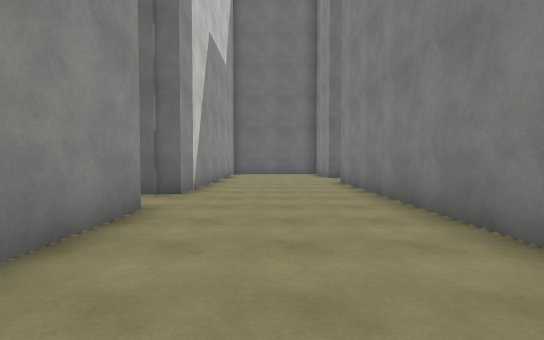
View 1 (above)

18 first-person views from a walk through a Unity game level. The camera is 1.4 m above the floor, tilts 2° down and sees 85° across. The floor is counted in squares, 2 m on a side. Each view is taken from the middle of a square. On the plan, view 1 faces up. The plan holds only what a view shows up to about 10 squares ahead; the rest is blank. The place goes on beyond the plan. The player character is not drawn. Surface patterns are stand-ins for the level's own textures.

View 2
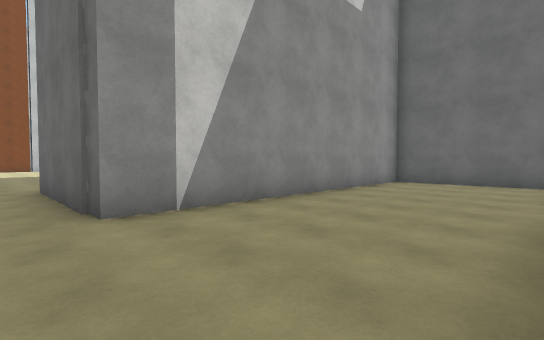

View 3
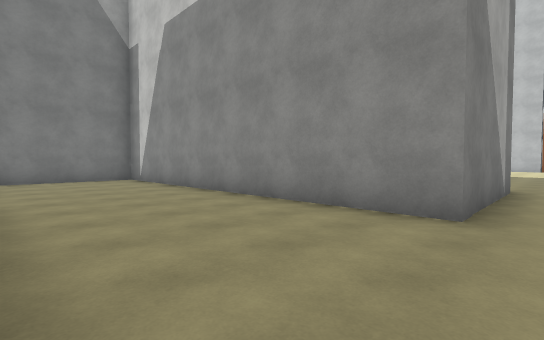

View 4
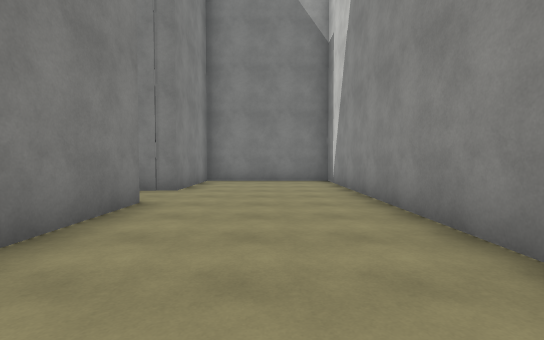

View 5
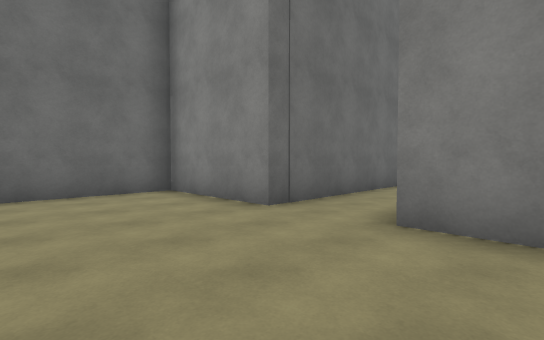

View 6
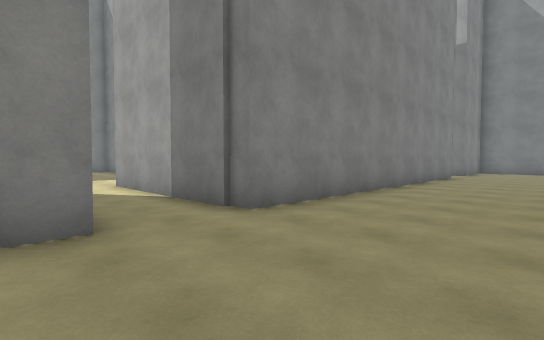

View 7
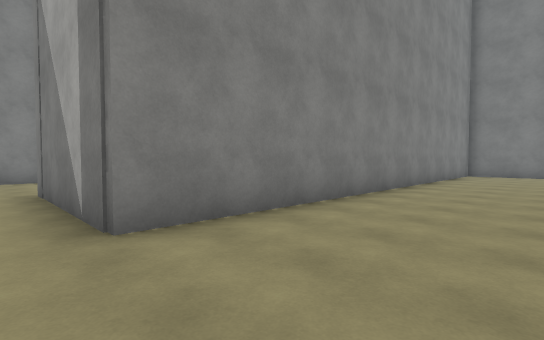

View 8
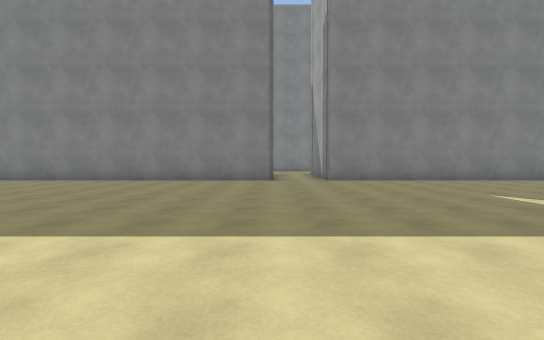

View 9
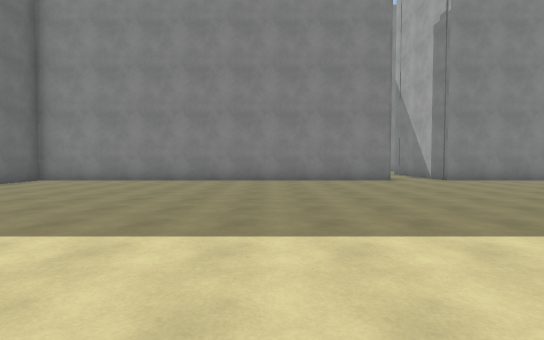

View 10
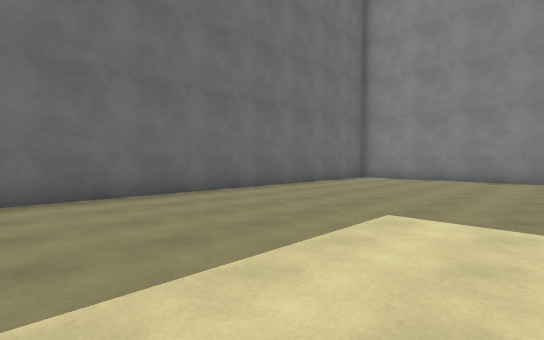

View 11
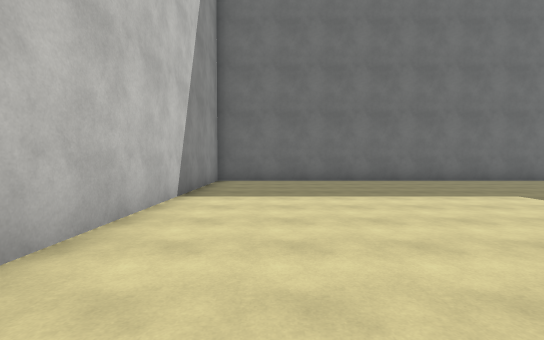

View 12
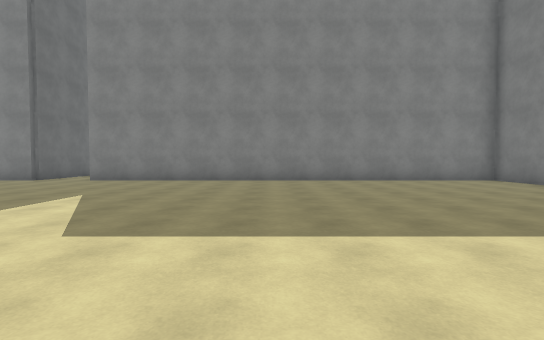

View 13
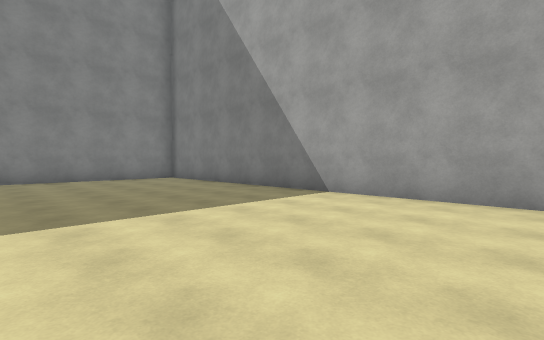

View 14
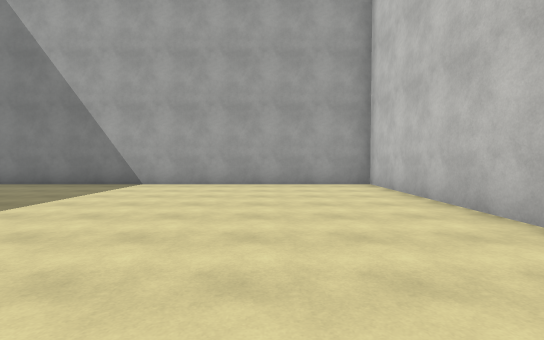

View 15
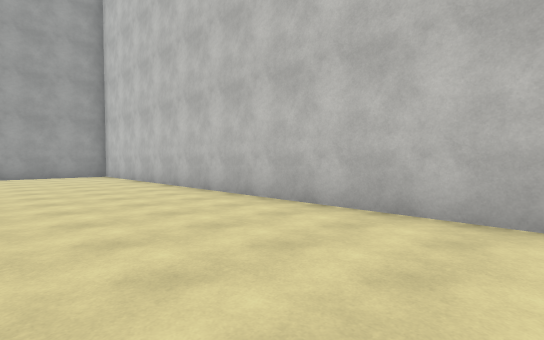

View 16
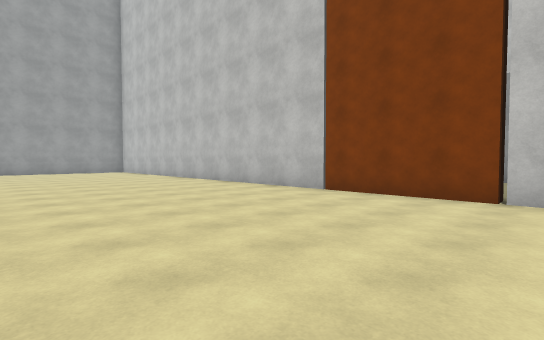

View 17
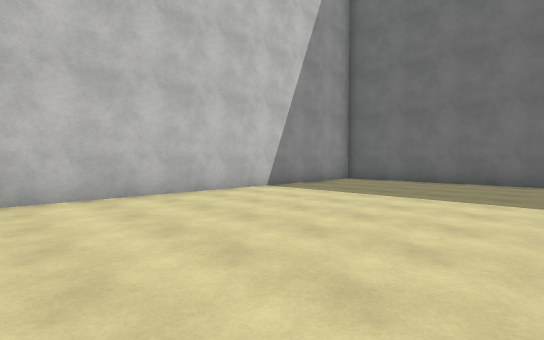

View 18
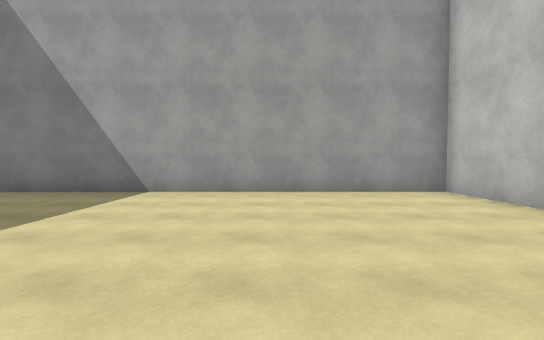

### Floor plan
Points are (right, up) in squares from view 1. A wall is a line through its corners. A room is listed if a view was taken in it or the views show most of it. See-through windows are left out.
Room 1 (views 1, 2, 3, 4, 5, 6)
walls: (-1.9, 4.1) (-1.9, -5.8) (2.1, -5.8) (2.1, -2.7) (3, -2.7); (2.1, -0.9) (2.1, 9.4) (6.5, 9.4); (6.5, 11.2) (2.1, 11.2) (2.1, 14.4) (-1.9, 14.4) (-1.9, 6)
ways out: opening at (-2, 5) to room 2
Room 2 (views 7, 8, 9, 10, 11, 12, 13, 14, 15, 16, 17, 18)
walls: (-1.9, 6) (-6.1, 6) (-6.1, 17.8) (-19.8, 17.8) (-19.8, -9.5) (-6.1, -9.5) (-6.1, 4.1) (-1.9, 4.1)
ways out: opening at (-2, 5) to room 1

Where each view was taken, in squares from view 1:
view 1: 0 up, 0 right, facing up
view 2: 5 up, 2 right, facing up-left
view 3: 5 up, 2 right, facing down-left
view 4: 4 up, 0 right, facing down
view 5: 8 up, 1 left, facing up-right
view 6: 12 up, 1 left, facing down-right
view 7: 5 up, 9 left, facing down-right
view 8: 6 up, 16 left, facing right
view 9: 10 up, 16 left, facing right
view 10: 12 up, 17 left, facing up-right
view 11: 8 up, 18 left, facing up
view 12: 2 down, 16 left, facing right
view 13: 4 down, 17 left, facing down-right
view 14: 1 down, 17 left, facing down
view 15: 4 up, 16 left, facing down-left
view 16: 8 up, 14 left, facing down-left
view 17: 8 up, 14 left, facing up-left
view 18: 3 down, 16 left, facing down
